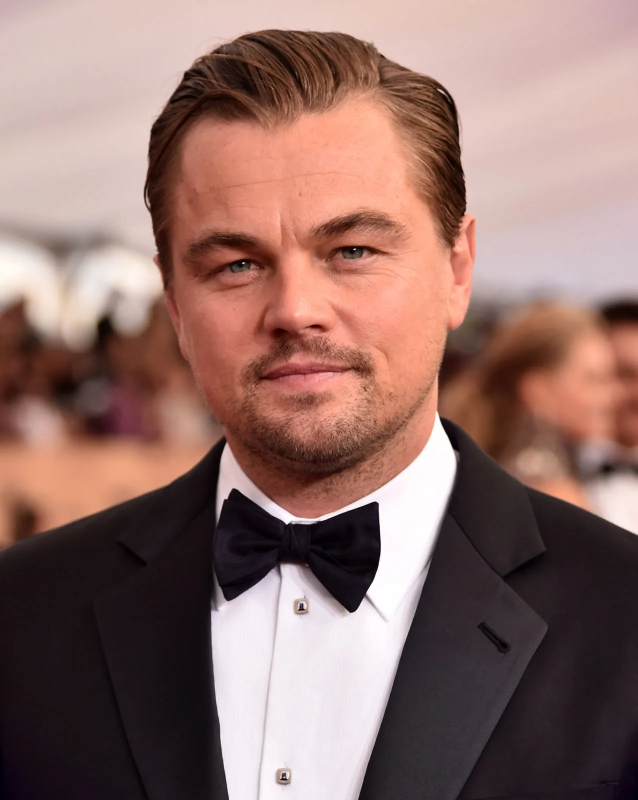
#> input picture sample data/American-actor-Leonardo-DiCaprio-2016.jpg, 1275 x 1600 px (shown at 1/2 size)
$ jupyter execute --allow-errors 'Face Swap.ipynb'
#> lines starting #> are read from the running program, lines starting #| are printed output that depends on the picture
# Face Swap

* in this project we will use opencv and dlib to extract faces of human -beign from a given image.

[cell 1]
# importing libraries
import cv2          # for image processing
import numpy as np  # for mathematical computation
import dlib         # for prretrain model
import requests     # for used to fetch image from internet and load pretrain model
from PIL import Image # for loading and displaying image

* downloading pretraind model for shape predictor

[cell 2]
# !python -m wget "https://github.com/tzutalin/dlib-android/blob/master/data/shape_predictor_68_face_landmarks.dat"

* create a function which will extract index from numpy array

[cell 3]
# Extracting index from array
def extract_index_nparray(nparray):
    index = None
    for num in nparray[0]:
        index = num
        break
    return index

* reading image from web

[cell 4]
def check_and_convert_orientation_conv_gray(image_path):
    # Open the image
    img = Image.open(image_path)
#> img is the input picture: PIL image 1275x1600 RGB; mean R, G, B 143.9, 112.2, 106.1

    # Get image dimensions
    width, height = img.size
#> width = 1275; height = 1600

    # Check orientation
    if width > height:  # Landscape orientation
        # Rotate the image by 90 degrees clockwise to convert it to portrait
        img = img.transpose(Image.ROTATE_270)

        # Save the rotated image (optional)
        # img.save("portrait_image.jpg")

    # reisize the image
    img = img.resize((300,300))
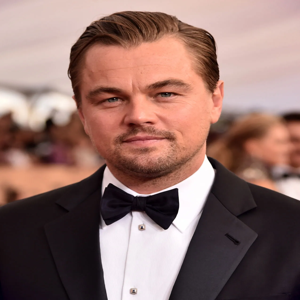
#> img: PIL image 300x300 RGB; mean R, G, B 143.9, 112.2, 106.1

    return img

[cell 5]
image_path1 = "sample data/American-actor-Leonardo-DiCaprio-2016.jpg"  # Replace with your image path
image_path2 = "sample data/179903.jpg"  # Replace with your image path
image1 = check_and_convert_orientation_conv_gray(image_path1)
image2 = check_and_convert_orientation_conv_gray(image_path2)
#> call 2 of check_and_convert_orientation_conv_gray, with image_path = 'sample data/179903.jpg'
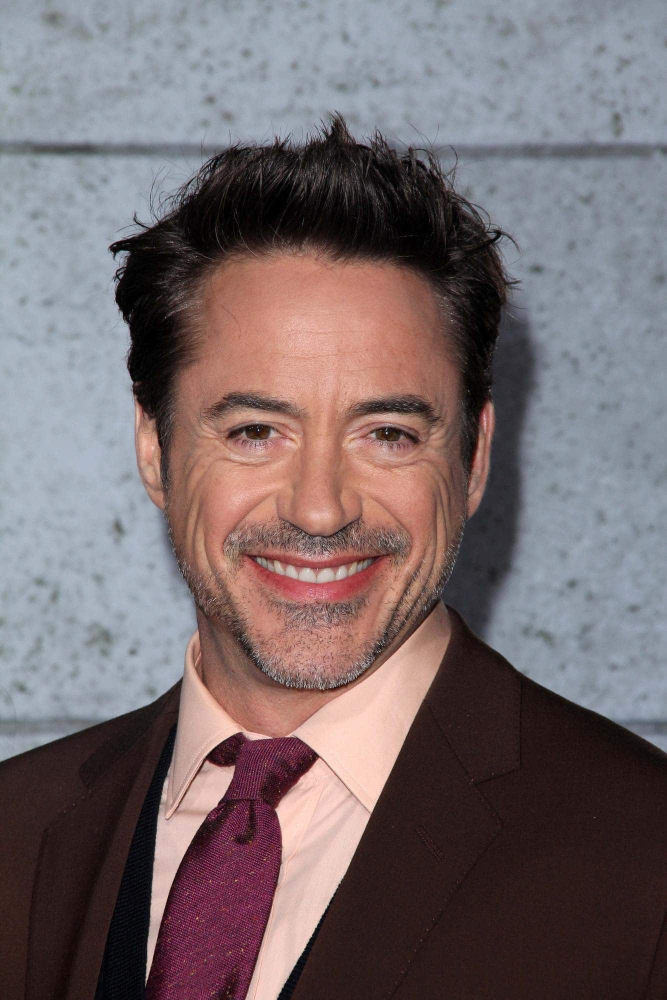
#> input picture sample data/179903.jpg, 1333 x 2000 px (shown at 1/2 size)
#> in check_and_convert_orientation_conv_gray, img is the input picture: PIL image 1333x2000 RGB; mean R, G, B 118.9, 105.9, 108.8
#> in check_and_convert_orientation_conv_gray (call 2), `img = img.resize((300,300))`:
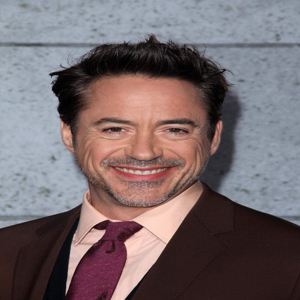
#> img: PIL image 300x300 RGB; mean R, G, B 118.9, 105.9, 108.8

[cell 6]
image1

[cell 7]
image2

* convert image to np array and to garyscale

[cell 8]
# Converting image to array and converting them to grayscale
img = np.array(image1)
img_gray = cv2.cvtColor(img, cv2.COLOR_BGR2GRAY)
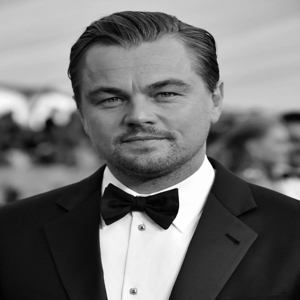
#> img_gray: shape (300, 300); min 0, max 255, mean 114
mask = np.zeros_like(img_gray)
img2 = np.array(image2)
img2_gray = cv2.cvtColor(img2, cv2.COLOR_BGR2GRAY)
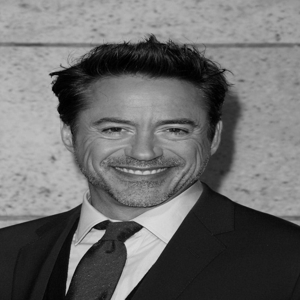
#> img2_gray: shape (300, 300); min 0, max 220, mean 108.2

* load face detetctor and face landmark predictor using dlib

#> (a cell that did not finish here is left out)

#> (a cell that did not finish here is left out)

#> (a cell that did not finish here is left out)

* creating an empty image with zeros for further processing

[cell 12]
# Creating empty mask
lines_space_mask = np.zeros_like(img_gray)
lines_space_new_face = np.zeros_like(img2)

* traingulation of both faces

#> (a cell that did not finish here is left out)

[cell 14]
# Face swapped (putting 1st face into 2nd face)
img2_face_mask = np.zeros_like(img2_gray)
#> (the rest of this cell did not finish here and is left out)

[cell 15]
img2_head_noface = cv2.bitwise_and(img2, img2, mask=img2_face_mask)
#> img2_head_noface: shape (300, 300, 3); every value is 0
#> (the rest of this cell did not finish here and is left out)
